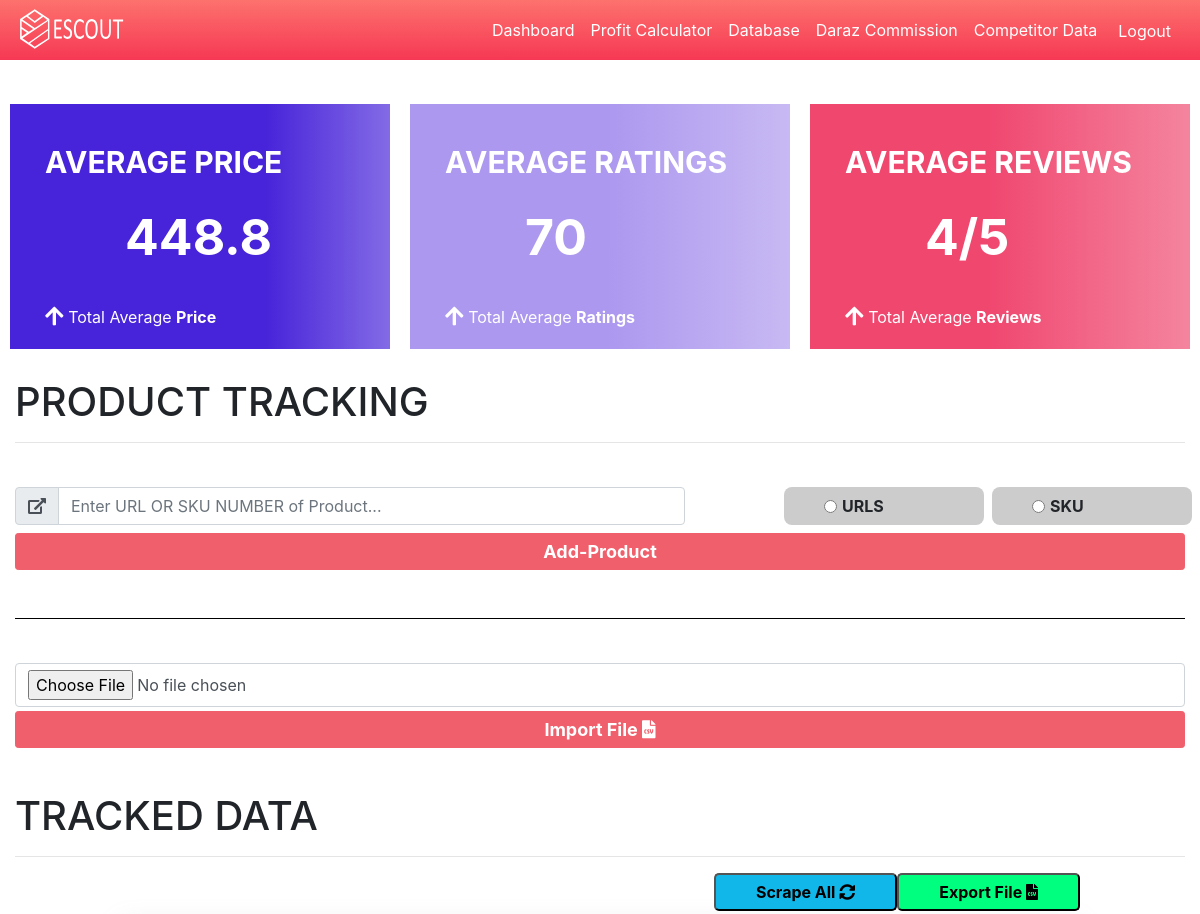
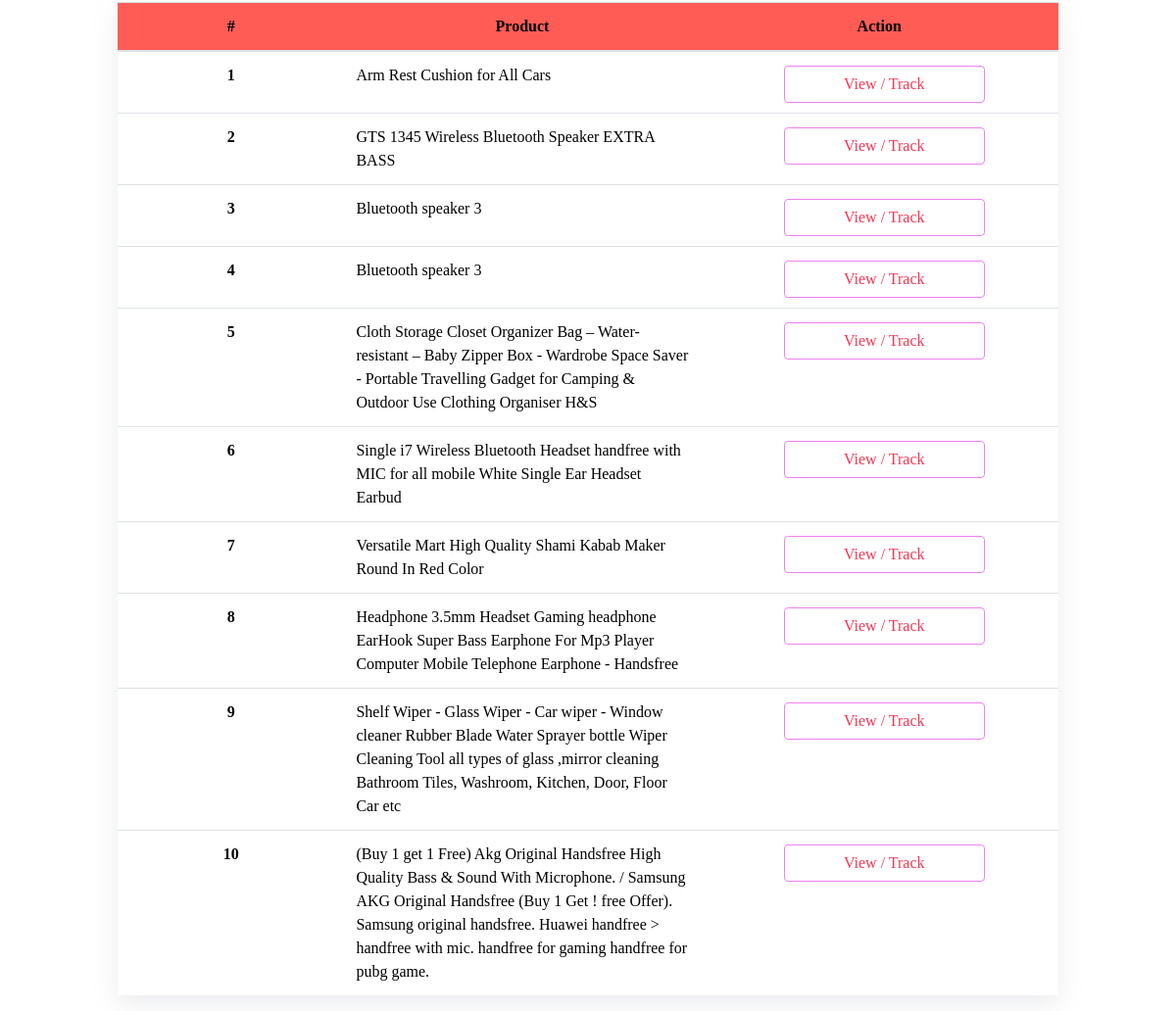
The app's page /dashboard/ (signed in) with its own data (2 pictures, top to bottom).
### PHT/models.py (models this page shows)
class UserScrapeData(models.Model):
    userid=models.CharField(max_length=200,null=True)
    sku=models.CharField(max_length=200,null=True)
    stock=models.CharField(max_length=200,null=True)
    ratings=models.CharField(max_length=200,null=True)
    item_name=models.CharField(max_length=200,null=True)
    shop_name=models.CharField(max_length=200,null=True)
    item_price=models.CharField(max_length=200,null=True)
    brand=models.CharField(max_length=200,null=True)
    review=models.CharField(max_length=200,null=True)
    time=models.CharField(max_length=200,null=True)
    date=models.CharField(max_length=200,null=True)
    def __str__(self):
        return self.item_name

### PHT/views.py (the view, shortened to what this page needs)
# urls.py: path('dashboard/',views.dashboard,name='dashboard'),
@login_required(login_url='login')
def dashboard(request):
    userid=request.user.id
    datas=UserScrapeData.objects.filter(userid=userid)
    print(datas)
    if datas.exists():
        avgpricelst=[]
        for i in datas:
            a=i.item_price
            a=a.replace('Rs. ','')
            if a.replace(',',''):
                a=a.replace(',','')
            avgpricelst.append(int(float((a))))
        avgpricelst=sum(avgpricelst)/len(avgpricelst)
        avgreviewlst=[]
        for i in datas:
            a=i.review
            if a.replace('/5',''):
                a=a.replace('/5','')
            if float(a):
                avgreviewlst.append(float(a))
        avgreviewlst=sum(avgreviewlst)/len(avgreviewlst)
        avgreviewlst=round(avgreviewlst)
        avgratinglst=[]
        for i in datas:
            a=i.ratings
            if a.replace(' Ratings',''):
                a=a.replace(' Ratings','')
            avgratinglst.append(float(a))
        avgratinglst=sum(avgratinglst)/len(avgratinglst)
        avgratinglst=round(avgratinglst)
        context={'datas':datas,'avgpricelst':avgpricelst,'avgreviewlst':avgreviewlst,'avgratinglst':avgratinglst}
        return render(request,"PHT/dashboard.html",context)
    else:
        context={}
        return render(request,"PHT/dashboard.html",context)

### PHT/templates/PHT/dashboard.html (shortened to what this page needs)
{% extends 'PHT/main.html' %}
{% load static %}
{% block content %}
<link rel="stylesheet" href="https://use.fontawesome.com/releases/v5.6.1/css/all.css"
>
<br>
<div class="container-fluid" style="padding-top: 15px !important;">
	<div class="row">
		<div class="custom-card col" style="margin: 5px 10px;" id="card1">
			<div class="card-body">
				<h5 class="card-title-01">AVERAGE PRICE</h5>
				<p class="card-text-01">{{avgpricelst}}</p>
				<p class="extra"><i class="fas fa-arrow-up fa-lg"></i> Total Average <b>Price</b></p>
			</div>
		</div>
		<div class="custom-card col" style="margin: 5px 10px;" id="card2">
			<div class="card-body">
				<h5 class="card-title-01">AVERAGE RATINGS</h5>
				<p class="card-text-01">{{avgratinglst}}</p>
				<p class="extra"><i class="fas fa-arrow-up fa-lg"></i> Total Average <b>Ratings</b></p>
			</div>
		</div>
		<div class="custom-card col" style="margin: 5px 10px;" id="card3">
			<div class="card-body">
				<h5 class="card-title-01">AVERAGE REVIEWS</h5>
				<p class="card-text-01">{{avgreviewlst}}/5</p>
				<p class="extra"><i class="fas fa-arrow-up fa-lg"></i> Total Average <b>Reviews</b></p>
			</div>
		</div>
	</div>
</div>
<div class="container-fluid mt-4">
	<h1 style="margin-bottom: 0px">PRODUCT TRACKING</h1>
	<hr>
	<br>
	<form method="POST" action="">
		<div>
			<div class="row mb-1">
				<div class="col-sm-7 my-1">
					<div class="input-group">
						<div class="input-group-prepend">
							<div class="input-group-text"><i class="fas fa-external-link-alt"></i></div>
						</div>
						<input type="text" name="urls" placeholder="Enter URL OR SKU NUMBER of Product..."
							class="form-control" value="{{urls}}">
					</div>
				</div>
				<div class="form-check form-check-inline col-sm-2 m-1"
					style="background-color: #cdcccc;padding:0px 40px;border-radius: 8px;font-weight: bold;margin-left: 7% !important;">
					<input class="form-check-input" type="radio" name="URLS" value="URLS">
					<label class="form-check-label" for="URLS">
						URLS
					</label>
				</div>
				<div class="form-check form-check-inline col-sm-2 m-1"
					style="background-color: #cdcccc;padding:0px 40px;border-radius: 8px;font-weight: bold;">
					<input class="form-check-input" type="radio" name="URLS" value="SKU">
					<label class="form-check-label" for="SKU">
						SKU
					</label>
				</div>
			</div>
			<input class="btn btn-primary  btn-sm" type="submit" value="Add-Product" style="width: 100%;">
		</div>
		<br>
		<div style="width: 100%; height: 20px; border-bottom: 1px solid black; text-align: center; margin-top: 5px;margin-bottom: 20px;">
		</div>
		<br>
	</form>
</div>
<div class="container-fluid">
	<form method="POST" action="/exporttocsv/" enctype="multipart/form-data">
		<div class="textboxes mb-1">
			<input class="form-control" type="file" name="SAJJAD">
		</div>
		<button class="btn btn-primary  btn-sm" name="importcsv" type="file" style="width: 100%;">Import File <i
				class="fa fa-file-csv"></i></button>
	</form>
</div>
<br>
<div class="container-fluid" style="margin-top: 20px;">
	<h1 style="margin-bottom: 0px">TRACKED DATA</h1>
	<hr>
</div>
<div class="main">
	<form method="POST" action="/exporttocsv/" enctype="multipart/form-data">
		<div style="display: flex;justify-content:end;margin-bottom: 5px;">
			<button name="refresh" type="submit"
				style="background-color: rgb(18, 183, 233);border-radius: 5px;padding: 5px 40px;font-weight: bold;">Scrape All
				<i class="fas fa-sync-alt"></i></button>
			<button name="exportcsv" type="submit"
				style="background-color: springgreen;border-radius: 5px;padding: 5px 40px;font-weight: bold;">Export
				File <i class="fa fa-file-csv"></i></button>
		</div>
	</form>
	<table class="table" style="box-shadow: 0px 8px 24px rgba(149, 157, 165, 0.2);">
		<thead style="background-color: #ff5c56;">
			<tr>
				<th class="custom-th" scope="col">#</th>
				<th class="custom-th" scope="col">Product</th>
				<th class="custom-th" scope="col">Action</th>
			</tr>
		</thead>
		<tbody>
			{% for data in datas %}
			<tr>
				<th class="custom-th" scope="row">{{ forloop.counter }}</th>
				<td class="custom-td" style="text-align: start;">{{data.item_name}}</td>
				<td class="custom-td"><a class="btn btn-primhassan" style="width: 60%;"
						href="{% url 'product' data.id  %}">View / Track</a></td>
			</tr>
			{% endfor %}
		</tbody>
	</table>
</div>
	{% endblock %}

### static/css/main.css (style rules this page uses)
body { background-color: #4380db; }

### PHT/templates/PHT/dashboard.html (style rules this page uses)
.btn-primary { color: white; background-color: #f05f6c; font-size: large; font-weight: bold; border-color: #f05f6c; }
.btn-primhassan { color: #F63854; position: relative; left: 5px; top: 2px; border-color: violet; }
td { color: #f05f6c; position: relative; width: 388px; font-family: 'Times New Roman', Times, serif; }
th { position: relative; width: 250px; font-family: 'Times New Roman', Times, serif; }
.card-title-01 { font-weight: bold; font-size: 30px; margin: 20px 0px; }
.card-text-01 { width: 150px; font-weight: bold; margin: 0px auto; font-size: 50px; }
.extra { margin-top: 30px; margin-bottom: 0px; }
#card3 { background: rgb(240, 71, 111); background: linear-gradient(90deg, rgba(240, 71, 111, 1) 47%, rgba(242, 109, 140, 0.8379726890756303) 100%); }
#card2 { background: rgb(172, 152, 239); background: linear-gradient(90deg, rgba(172, 152, 239, 1) 52%, rgba(190, 173, 241, 0.8519782913165266) 100%); }
#card1 { background: rgb(71, 35, 217); background: linear-gradient(90deg, rgba(71, 35, 217, 1) 67%, rgba(71, 35, 217, 0.6755077030812324) 100%); }
.custom-card { color: white; }
.main { padding: 0px 120px; }
th.custom-th, td.custom-td { text-align: center; color: black; }

### records on screen
UserScrapeData: item_name "Arm Rest Cushion for All Cars"
UserScrapeData: item_name "GTS 1345 Wireless Bluetooth Speaker EXTRA BASS"
UserScrapeData: item_name "Bluetooth speaker 3"
UserScrapeData: item_name "Bluetooth speaker 3"
UserScrapeData: item_name "Cloth Storage Closet Organizer Bag – Water-resistant – Baby Zipper Box - Wardrobe Space Saver - Portable Travelling Gadget for Camping & Outdoor Use Clothing Organiser H&S"
UserScrapeData: item_name "Single i7 Wireless Bluetooth Headset handfree with MIC for all mobile White Single Ear Headset Earbud"
UserScrapeData: item_name "Versatile Mart High Quality Shami Kabab Maker Round In Red Color"
UserScrapeData: item_name "Headphone 3.5mm Headset Gaming headphone EarHook Super Bass Earphone For Mp3 Player Computer Mobile Telephone Earphone - Handsfree"
UserScrapeData: item_name "Shelf Wiper - Glass Wiper - Car wiper - Window cleaner Rubber Blade Water Sprayer bottle Wiper Cleaning Tool all types of glass ,mirror cleaning Bathroom Tiles, Washroom, Kitchen, Door, Floor Car etc"
UserScrapeData: item_name "(Buy 1 get 1 Free) Akg Original Handsfree High Quality Bass & Sound With Microphone. / Samsung AKG Original Handsfree (Buy 1 Get ! free Offer). Samsung original handsfree. Huawei handfree > handfree with mic. handfree for gaming handfree for pubg game."

### other values on screen
{{ avgpricelst }} "448.8"
{{ avgratinglst }} "70"
{{ avgreviewlst }} "4"
